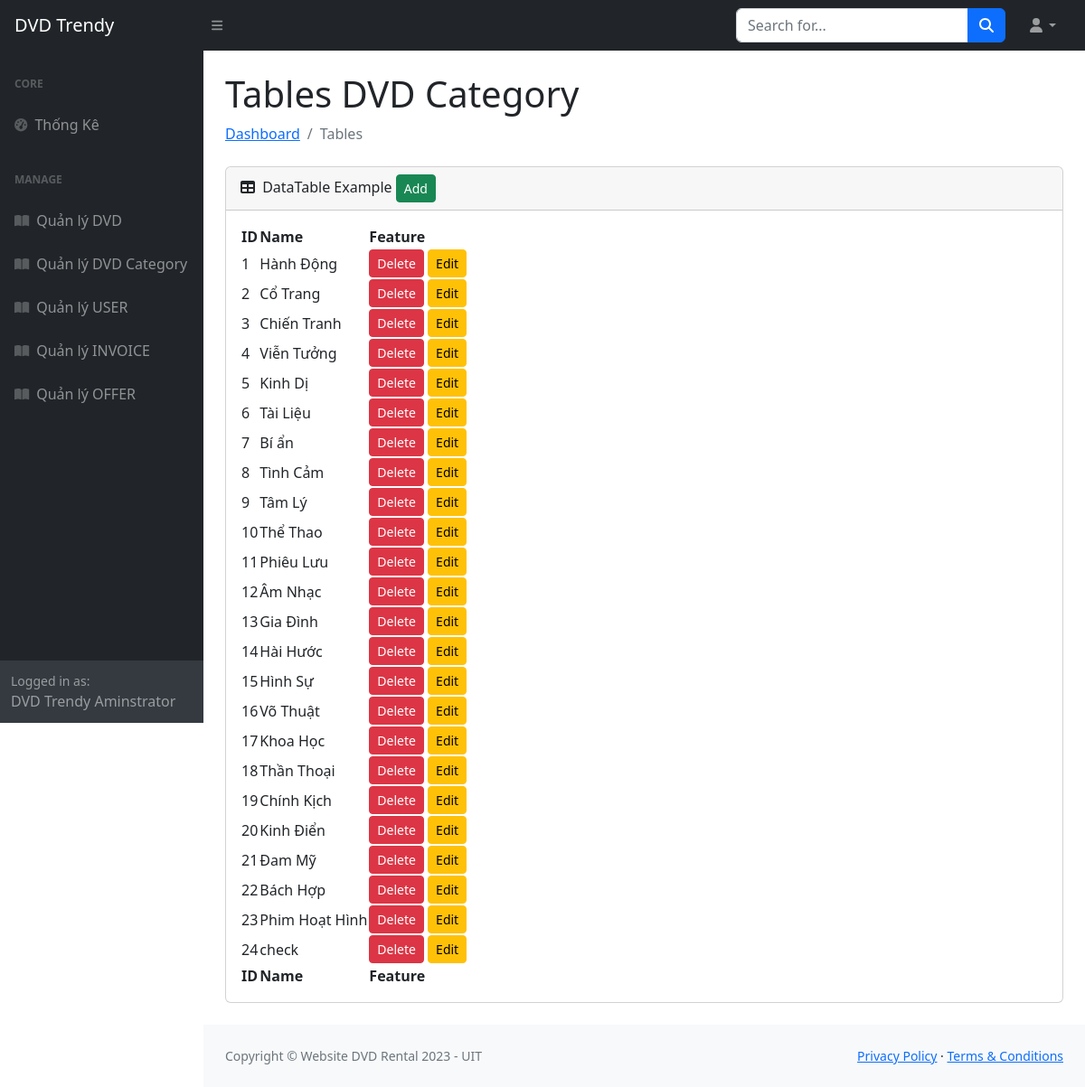
The page /manage_dvd_category.php on the database as committed earlier.
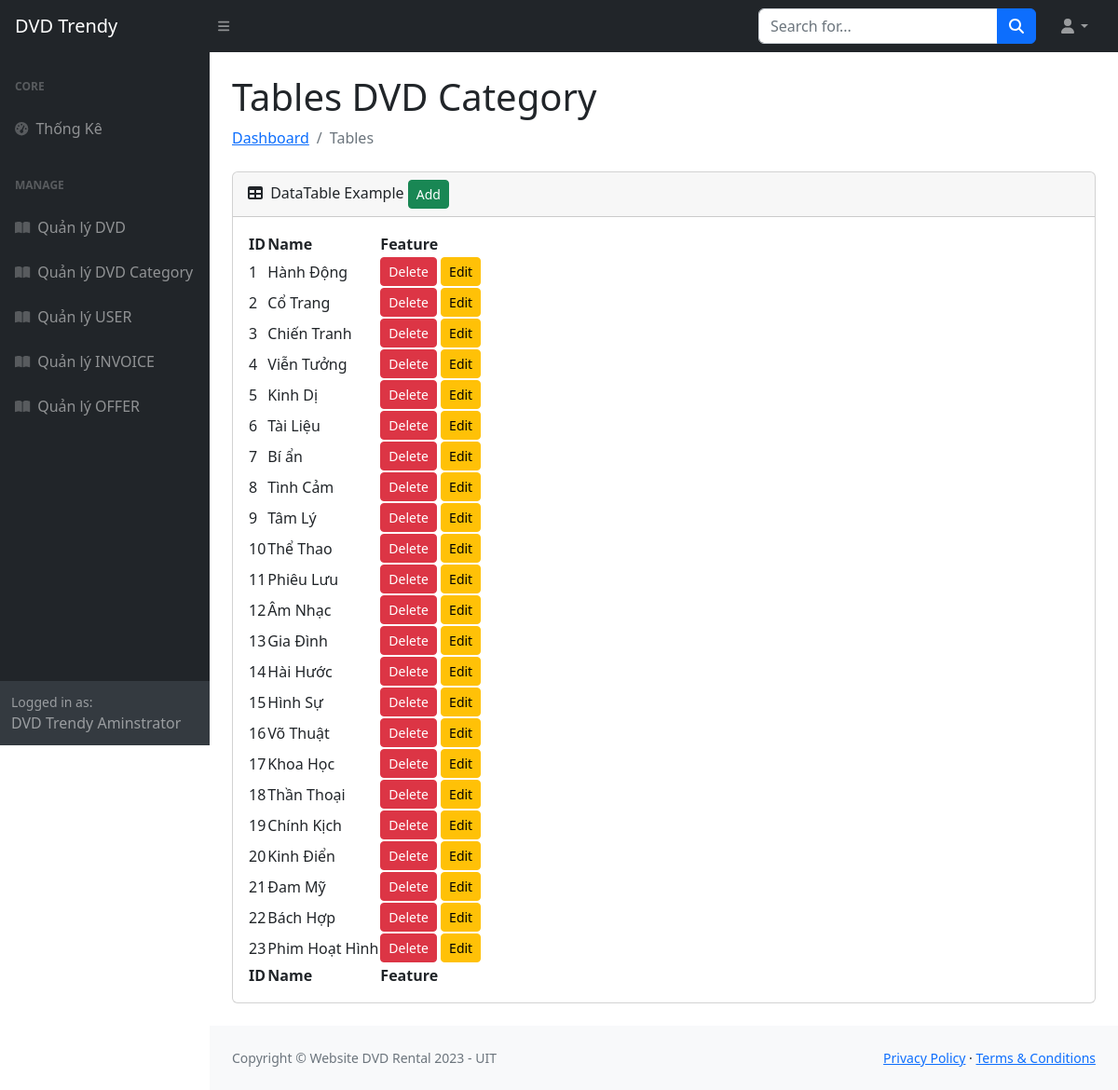
The same page on the database as committed later.
### tables this page shows
CREATE TABLE `DVDCategory` (
  `id` integer PRIMARY KEY AUTO_INCREMENT,
  `name` varchar(100)
);

### database/dbhelper.php (called while the page is built, shortened)
<?php
function execute_result($sql){
    $result = null;
    $conn = mysqli_connect(HOST, USERNAME, PASSWORD, DATABASE);
    $resultset = mysqli_query($conn, $sql);
    while ($row = mysqli_fetch_assoc($resultset)) {
        $result[]=$row;
    }
    return $result;
}
?>

### manage_dvd_category.php (the view)
<?php
require('includes/header.php');
require('includes/navbar.php');
require('includes/sidebar.php');
require_once('database/dbhelper.php');
$sql = "SELECT * FROM DVDCategory";
$dvdList = execute_result($sql);
?>
    <main>
        <div class="container-fluid px-4">
            <h1 class="mt-4">Tables DVD Category</h1>
            <ol class="breadcrumb mb-4">
                <li class="breadcrumb-item"><a href="index.html">Dashboard</a></li>
                <li class="breadcrumb-item active">Tables</li>
            </ol>
            <div class="card mb-4">
                <div class="card-header">
                    <i class="fas fa-table me-1"></i>
                    DataTable Example
                    <button type='button' class='btn btn-success btn-sm' onclick=''>Add</button>
                </div>
                <div class="card-body">
                    <table id="datatablesSimple">
                        <thead>
                            <tr>
                                <th>ID</th>
                                <th>Name</th>
                                <th>Feature</th>
                            </tr>
                        </thead>
                        <tfoot>
                            <tr>
                                <th>ID</th>
                                <th>Name</th>
                                <th>Feature</th>
                            </tr>
                        </tfoot>
                        <tbody>
                        <?php
                        foreach ($dvdList as $dvd) {
                            echo "<tr>";
                            echo "<td>{$dvd['id']}</td>";
                            echo "<td>{$dvd['name']}</td>";
                            echo "<td>
                                    <button type='button' class='btn btn-danger btn-sm' data-id='{$dvd['id']}' data-name='{$dvd['name']}' onclick='feature_delete({$dvd['id']},2);'>Delete</button>
                                    <button type='button' class='btn btn-warning btn-sm' data-id='{$dvd['id']}' data-name='{$dvd['name']}'>Edit</button>
                                </td>";
                            echo "</tr>";
                        }
                        ?>
                    </tbody>
                    </table>
                </div>
            </div>
        </div>
    </main>
<?php
require('includes/footer.php');
?>

Rows that differ between the two databases and show on the page:
removed dvdcategory: id "24", name "check"
